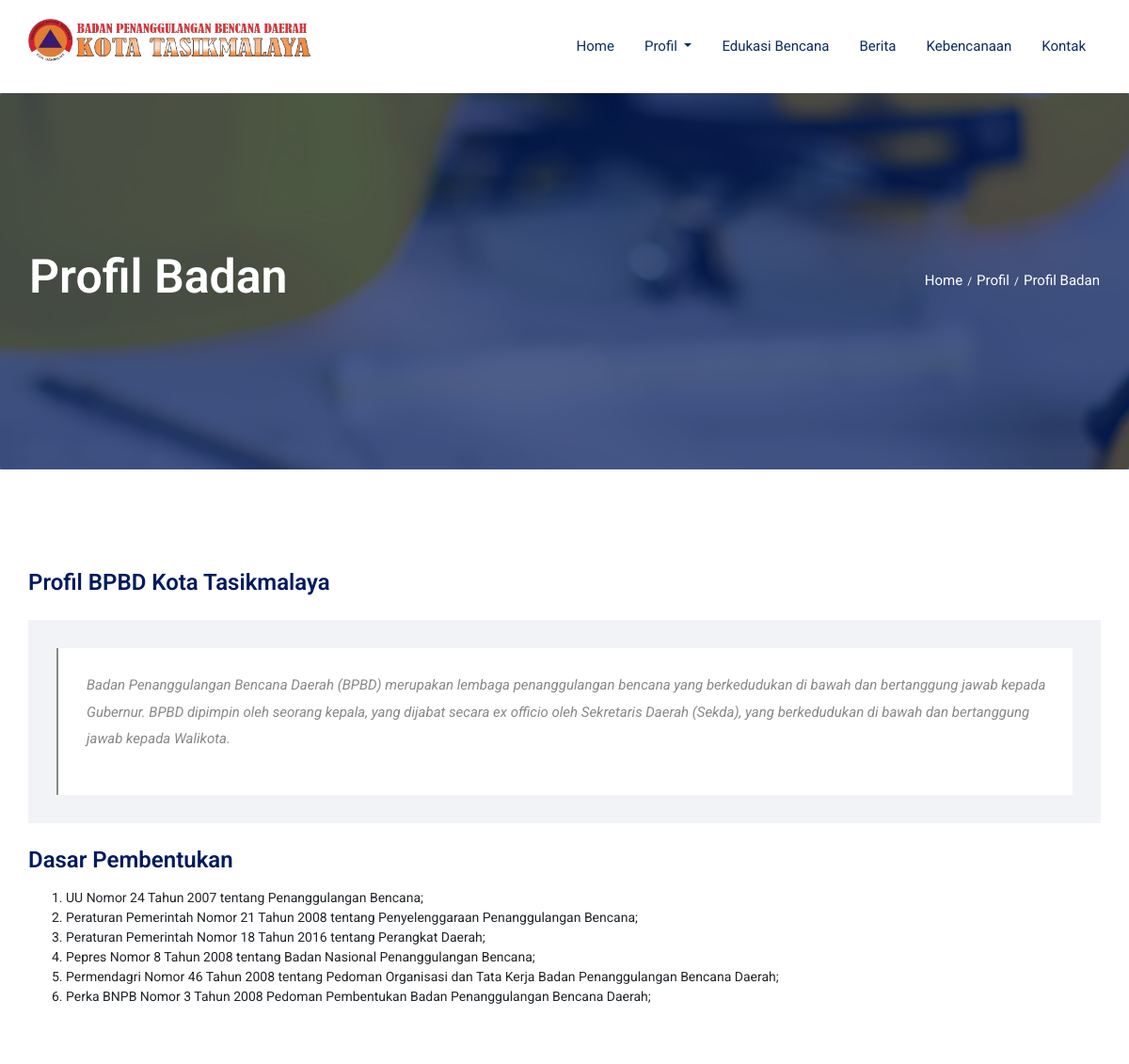
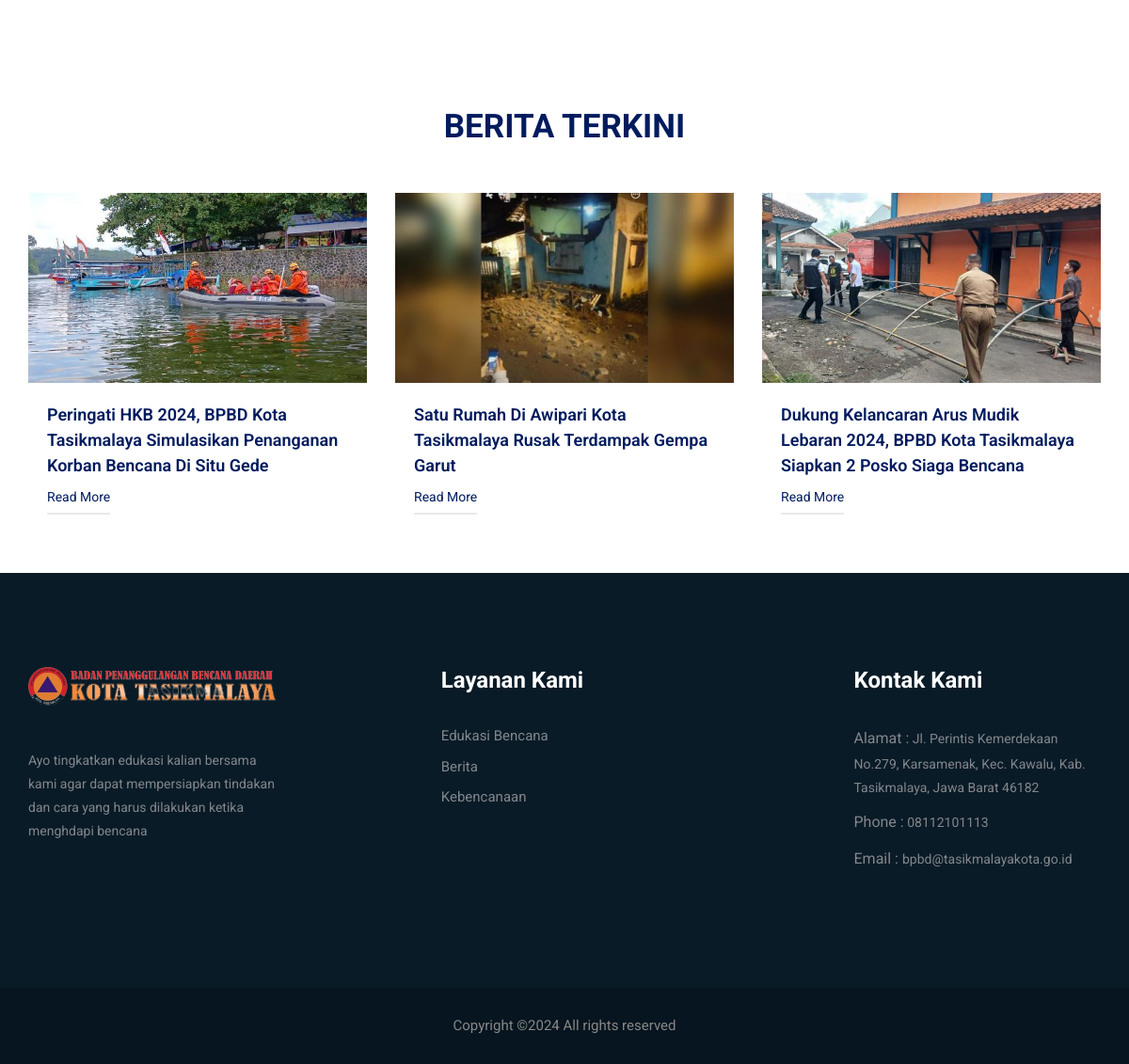
/pages/profil/profil-badan.php, run on the app's committed database (2 pictures, top to bottom).
### tables this page shows
CREATE TABLE `profil_bpbd` (
  `id_bpbd` varchar(255) NOT NULL,
  `deskripsi` longtext NOT NULL,
  `hukum` longtext NOT NULL
);

CREATE TABLE `berita` (
  `id_berita` varchar(255) NOT NULL,
  `judul` varchar(255) NOT NULL,
  `deskripsi` longtext NOT NULL,
  `tgl` varchar(255) NOT NULL,
  `gambar` varchar(255) NOT NULL
);

CREATE TABLE `kontak` (
  `id_kontak` varchar(255) NOT NULL,
  `alamat` longtext NOT NULL,
  `nomor` varchar(255) NOT NULL,
  `email` varchar(255) NOT NULL,
  `lokasi` varchar(255) NOT NULL
);

### pages/profil/profil-badan.php (the view, shortened to what this page needs)
<?php
include('../includes/config.php');
?>
<!doctype html>
<html lang="en">
<head>
  <?php include('../includes/head.php');?>
<body>
  <?php include('../includes/header.php');?>
    <section class="breadcrumb breadcrumb_bg align-items-center">
        <div class="container">
            <div class="row align-items-center justify-content-between">
                <div class="col-sm-6">
                    <div class="breadcrumb_tittle text-left">
                        <h2>Profil Badan</h2>
                    </div>
                </div>
                <div class="col-sm-6">
                    <div class="breadcrumb_content text-right">
                        <p>Home<span>/</span>Profil<span>/</span>Profil Badan</p>
                    </div>
                </div>
            </div>
        </div>
    </section>
   <section class="blog_area single-post-area section_padding">
      <div class="container">
         <div class="row">
            <div class="col-lg-12 posts-list">
               <div class="single-post">
                  <div class="blog_details">
                     <h2>Profil BPBD Kota Tasikmalaya</h2>
					 <?php
						$sql ="SELECT * FROM profil_bpbd WHERE id_bpbd='245ba5e67c9fb4fadc303427eef9fa785b3224a4'";
						$query = mysqli_query($koneksidb,$sql);
						$result = mysqli_fetch_array($query);
					 ?>
                     <div class="quote-wrapper">
                        <div class="quotes">
                        <?php echo $result['deskripsi'];?>
                        </div>
                     </div>
					 <h2>Dasar Pembentukan</h2>
						<?php echo $result['hukum'];?>
                  </div>
               </div>
         </div>
      </div>
   </section>
	<?php include('../includes/footer.php');?>
</body>
</html>

### pages/includes/footer.php
<?php
include('config.php');
?>
<section class="blog_part section_padding">
	<div class="container">
		<div class="row ">
			<div class="col-xl-12">
				<div class="section_tittle ">
					<h2>Berita Terkini</h2>
				</div>
			</div>
		</div>
		<div class="row">
			<?php
				$sqlkat = "SELECT * FROM berita ORDER BY tgl DESC LIMIT 3";
				$querykat = mysqli_query($koneksidb,$sqlkat);
				while ($result = mysqli_fetch_array($querykat)){
			?>
			<div class="col-sm-6 col-lg-4 col-xl-4">
				<div class="single-home-blog">
					<div class="card">
						<a href="../../pages/berita/berita-details?id=<?php echo htmlentities($result['id_berita']);?>">
							<img src="../../administrator/images/berita/<?php echo htmlentities($result['gambar']);?>" class="card-img-top" alt="blog">
						</a>
						<div class="card-body">
							<a href="../../pages/berita/berita-details?id=<?php echo htmlentities($result['id_berita']);?>">
								<h5 class="card-title"><?php echo htmlentities($result['judul']);?></h5>
							</a>
							<a href="../../pages/berita/berita-details?id=<?php echo htmlentities($result['id_berita']);?>" class="btn_3">read more</a>
						</div>
					</div>
				</div>
			</div>
				<?php }?>
		</div>
	</div>
</section>
<footer class="footer-area">
	<div class="container">
		<div class="row justify-content-between">
			<div class="col-sm-6 col-md-4 col-xl-3">
				<div class="single-footer-widget footer_1">
					<a href="index"> <img src="../../img/bpbd-landscape.png" alt=""> </a>
					<p>Ayo tingkatkan edukasi kalian bersama kami agar dapat mempersiapkan tindakan dan cara yang harus dilakukan ketika menghdapi bencana</p>
				</div>
			</div>
			<div class="col-xl-3 col-sm-6 col-md-4">
				<div class="single-footer-widget footer_2">
					<h4>Layanan Kami</h4>
					<div class="contact_info">
						<ul>
							<li>
								<a href="#">Edukasi Bencana</a>
							</li>
							<li>
								<a href="#">Berita</a>
							</li>
							<li>
								<a href="#">Kebencanaan</a>
							</li>
						</ul>
					</div>
				</div>
			</div>
			<div class="col-xl-3 col-sm-6 col-md-4">
				<div class="single-footer-widget footer_2">
					<h4>Kontak Kami</h4>
					<div class="contact_info">
					<?php
						$sql ="SELECT * FROM kontak WHERE id_kontak='15fx38o70ol54af2q3g1v4pel9j1l37h3cqc0z0h'";
						$query = mysqli_query($koneksidb,$sql);
						$result = mysqli_fetch_array($query);
					?>
						<p><span> Alamat :</span> <?php echo strip_tags($result['alamat']);?></p>
						<p><span> Phone :</span> <?php echo $result['nomor'];?></p>
						<p><span> Email : </span><?php echo $result['email'];?></p>
					</div>
				</div>
			</div>
		</div>
	</div>
	<div class="container-fluid">
		<div class="row">
			<div class="col-lg-12">
				<div class="copyright_part_text text-center">
					<div class="row">
						<div class="col-lg-12">
							<p class="footer-text m-0">
Copyright &copy;<script>document.write(new Date().getFullYear());</script> All rights reserved
</p>
						</div>
					</div>
				</div>
			</div>
		</div>
	</div>
</footer>

### data on the page
profil_bpbd: deskripsi "Badan Penanggulangan Bencana Daerah (BPBD) merupakan lembaga penanggulangan bencana yang berkedudukan di bawah dan bertanggung jawab kepada Gubernur. BPBD dipimpin oleh seorang kepala, yang dijabat secara ex officio oleh Sekretaris Daerah (Sekda), yang berkedudukan di bawah dan bertanggung jawab kepada Walikota.", hukum "UU Nomor 24 Tahun 2007 tentang Penanggulangan Bencana; Peraturan Pemerintah Nomor 21 Tahun 2008 tentang Penyelenggaraan Penanggulangan Bencana; Peraturan Pemerintah Nomor 18 Tahun 2016 tentang Perangkat Daerah; Pepres Nomor 8 Tahun 2008 tentang Badan Nasional Penanggulangan Bencana; Permendagri Nomor 46 Tahun 2008 tentang Pedoman Organisasi dan Tata Kerja Badan Penanggulangan Bencana Daerah; Perka BNPB Nomor 3 Tahun 2008 Pedoman Pembentukan Badan Penanggulangan Bencana Daerah;"
berita: gambar (picture), judul "Peringati HKB 2024, BPBD Kota Tasikmalaya Simulasikan Penanganan Korban Bencana Di Situ Gede"
berita: gambar (picture), judul "Satu Rumah Di Awipari Kota Tasikmalaya Rusak Terdampak Gempa Garut"
berita: gambar (picture), judul "Dukung Kelancaran Arus Mudik Lebaran 2024, BPBD Kota Tasikmalaya Siapkan 2 Posko Siaga Bencana"
kontak: alamat "Jl. Perintis Kemerdekaan No.279, Karsamenak, Kec. Kawalu, Kab. Tasikmalaya, Jawa Barat 46182", nomor "08112101113", email "bpbd@tasikmalayakota.go.id"
